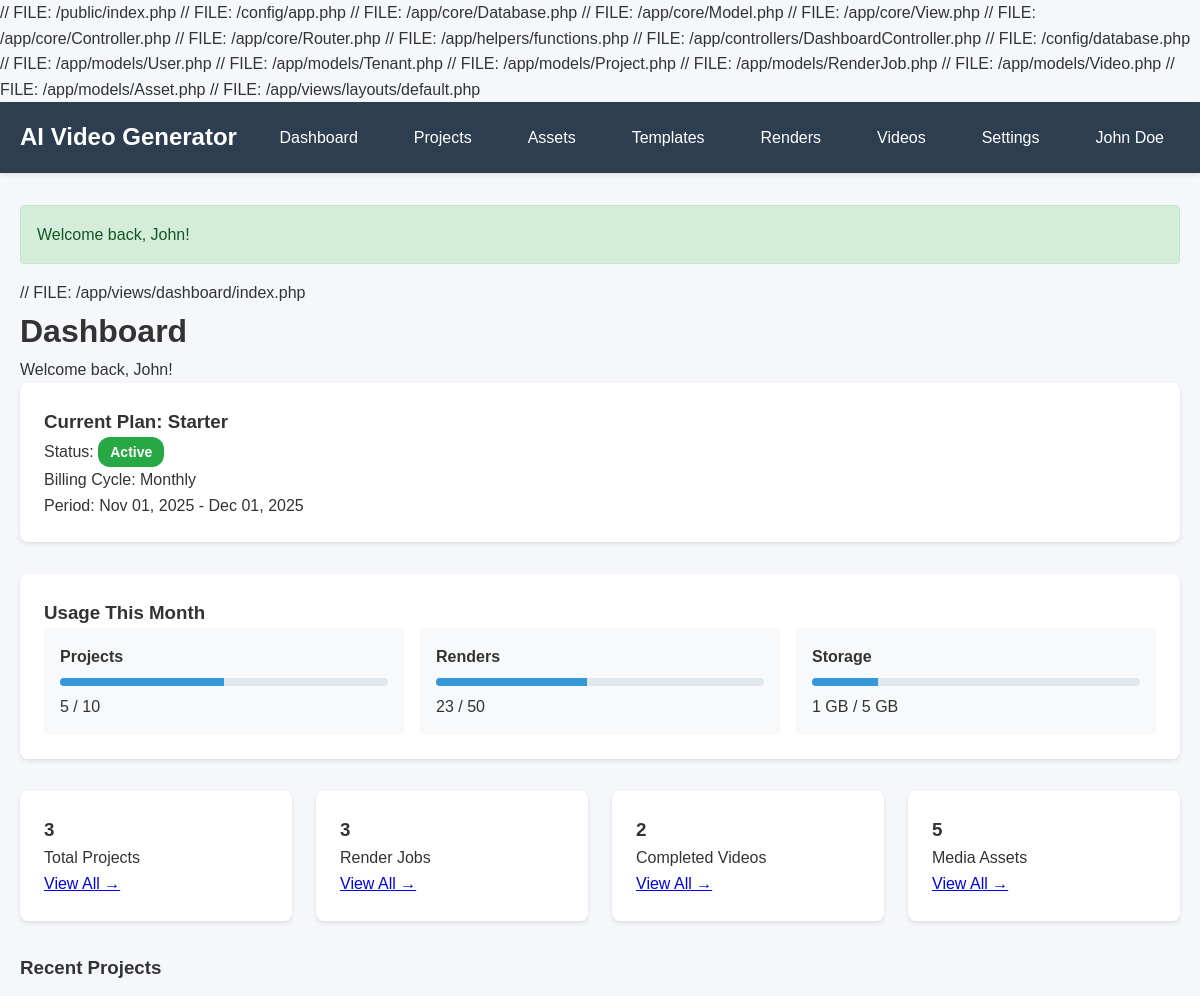
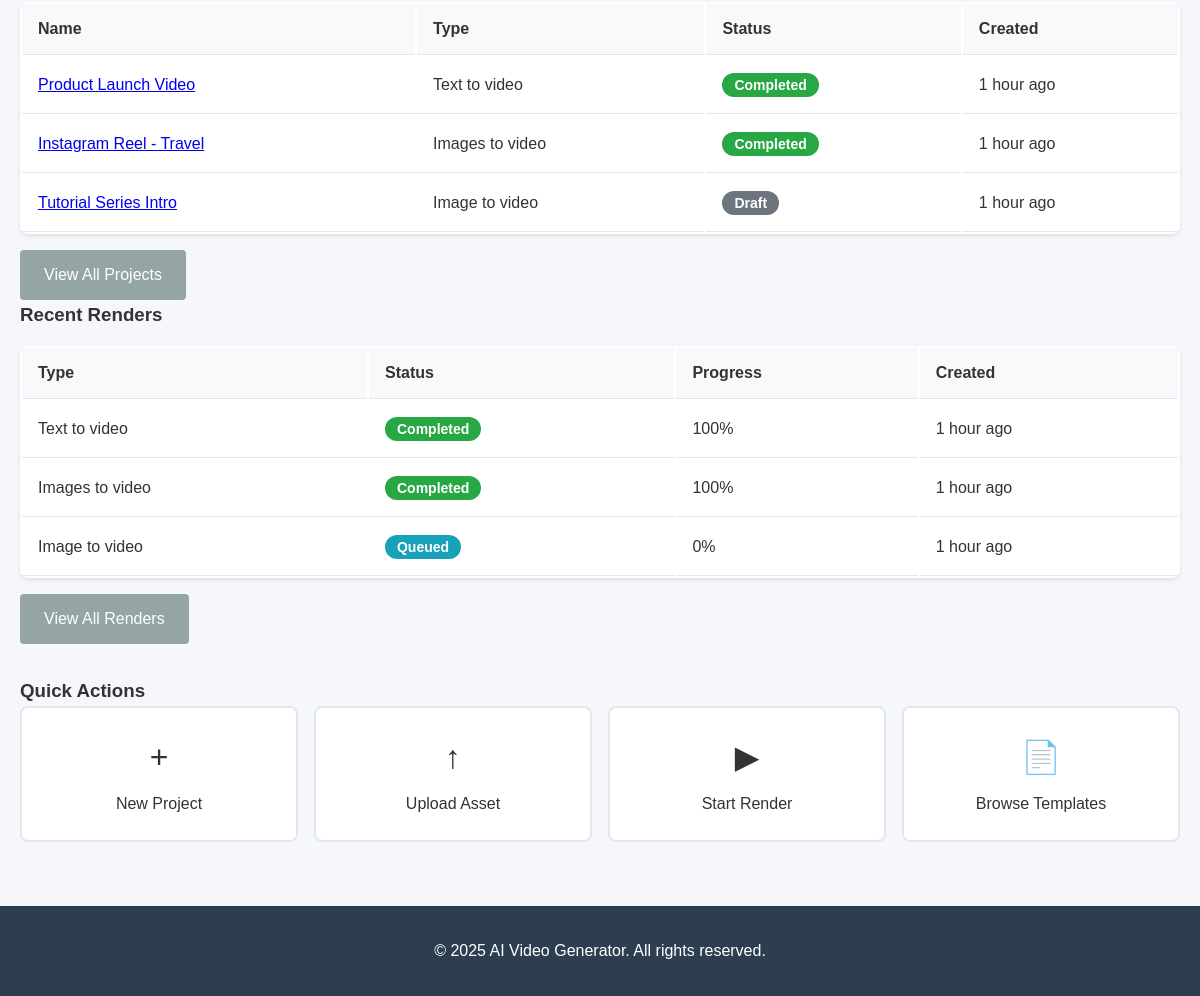
/dashboard (signed in), run on the app's committed database (2 pictures, top to bottom).
### tables this page shows
CREATE TABLE `users` (
  `id` INT UNSIGNED NOT NULL AUTO_INCREMENT,
  `tenant_id` INT UNSIGNED NOT NULL,
  `email` VARCHAR(255) NOT NULL,
  `password` VARCHAR(255) NOT NULL,
  `first_name` VARCHAR(100) NOT NULL,
  `last_name` VARCHAR(100) NOT NULL,
  `role` ENUM('platform_admin', 'tenant_admin', 'editor', 'viewer') DEFAULT 'editor',
  `status` ENUM('active', 'inactive') DEFAULT 'active',
  `last_login_at` TIMESTAMP NULL DEFAULT NULL,
  `created_at` TIMESTAMP DEFAULT CURRENT_TIMESTAMP,
  `updated_at` TIMESTAMP DEFAULT CURRENT_TIMESTAMP ON UPDATE CURRENT_TIMESTAMP,
  PRIMARY KEY (`id`),
  UNIQUE KEY `email` (`email`),
  KEY `tenant_id` (`tenant_id`),
  KEY `role` (`role`),
  CONSTRAINT `fk_users_tenant` FOREIGN KEY (`tenant_id`) REFERENCES `tenants` (`id`) ON DELETE CASCADE
);

CREATE TABLE `tenant_subscriptions` (
  `id` INT UNSIGNED NOT NULL AUTO_INCREMENT,
  `tenant_id` INT UNSIGNED NOT NULL,
  `plan_id` INT UNSIGNED NOT NULL,
  `status` ENUM('active', 'cancelled', 'expired', 'trial') DEFAULT 'trial',
  `billing_cycle` ENUM('monthly', 'yearly') DEFAULT 'monthly',
  `current_period_start` DATE NOT NULL,
  `current_period_end` DATE NOT NULL,
  `trial_ends_at` DATE DEFAULT NULL,
  `cancelled_at` TIMESTAMP NULL DEFAULT NULL,
  `created_at` TIMESTAMP DEFAULT CURRENT_TIMESTAMP,
  `updated_at` TIMESTAMP DEFAULT CURRENT_TIMESTAMP ON UPDATE CURRENT_TIMESTAMP,
  PRIMARY KEY (`id`),
  KEY `tenant_id` (`tenant_id`),
  KEY `plan_id` (`plan_id`),
  KEY `status` (`status`),
  CONSTRAINT `fk_subscriptions_tenant` FOREIGN KEY (`tenant_id`) REFERENCES `tenants` (`id`) ON DELETE CASCADE,
  CONSTRAINT `fk_subscriptions_plan` FOREIGN KEY (`plan_id`) REFERENCES `plans` (`id`)
);

CREATE TABLE `plans` (
  `id` INT UNSIGNED NOT NULL AUTO_INCREMENT,
  `name` VARCHAR(100) NOT NULL,
  `slug` VARCHAR(100) NOT NULL,
  `description` TEXT,
  `price_monthly` DECIMAL(10, 2) NOT NULL DEFAULT 0.00,
  `price_yearly` DECIMAL(10, 2) NOT NULL DEFAULT 0.00,
  `max_projects` INT DEFAULT -1 COMMENT '-1 = unlimited',
  `max_renders_per_month` INT DEFAULT -1,
  `max_render_minutes_per_month` INT DEFAULT -1,
  `max_storage_mb` INT DEFAULT -1,
  `max_team_members` INT DEFAULT -1,
  `features` TEXT COMMENT 'JSON encoded features',
  `is_active` TINYINT(1) DEFAULT 1,
  `sort_order` INT DEFAULT 0,
  `created_at` TIMESTAMP DEFAULT CURRENT_TIMESTAMP,
  `updated_at` TIMESTAMP DEFAULT CURRENT_TIMESTAMP ON UPDATE CURRENT_TIMESTAMP,
  PRIMARY KEY (`id`),
  UNIQUE KEY `slug` (`slug`)
);

CREATE TABLE `usage_tracking` (
  `id` INT UNSIGNED NOT NULL AUTO_INCREMENT,
  `tenant_id` INT UNSIGNED NOT NULL,
  `month` DATE NOT NULL,
  `projects_count` INT DEFAULT 0,
  `renders_count` INT DEFAULT 0,
  `render_minutes` INT DEFAULT 0,
  `storage_mb` INT DEFAULT 0,
  `created_at` TIMESTAMP DEFAULT CURRENT_TIMESTAMP,
  `updated_at` TIMESTAMP DEFAULT CURRENT_TIMESTAMP ON UPDATE CURRENT_TIMESTAMP,
  PRIMARY KEY (`id`),
  UNIQUE KEY `tenant_month` (`tenant_id`, `month`),
  KEY `tenant_id` (`tenant_id`),
  CONSTRAINT `fk_usage_tenant` FOREIGN KEY (`tenant_id`) REFERENCES `tenants` (`id`) ON DELETE CASCADE
);

CREATE TABLE `projects` (
  `id` INT UNSIGNED NOT NULL AUTO_INCREMENT,
  `tenant_id` INT UNSIGNED NOT NULL,
  `user_id` INT UNSIGNED NOT NULL,
  `name` VARCHAR(255) NOT NULL,
  `description` TEXT,
  `type` ENUM('text_to_video', 'image_to_video', 'video_to_video', 'images_to_video') NOT NULL,
  `platform_preset` VARCHAR(50) DEFAULT 'youtube_horizontal' COMMENT 'e.g., tiktok_vertical, youtube_horizontal, square_social',
  `aspect_ratio` VARCHAR(10) DEFAULT '16:9' COMMENT 'e.g., 16:9, 9:16, 1:1',
  `resolution` VARCHAR(20) DEFAULT '1080p' COMMENT 'e.g., 720p, 1080p, 4k',
  `status` ENUM('draft', 'ready', 'rendering', 'completed') DEFAULT 'draft',
  `created_at` TIMESTAMP DEFAULT CURRENT_TIMESTAMP,
  `updated_at` TIMESTAMP DEFAULT CURRENT_TIMESTAMP ON UPDATE CURRENT_TIMESTAMP,
  PRIMARY KEY (`id`),
  KEY `tenant_id` (`tenant_id`),
  KEY `user_id` (`user_id`),
  KEY `type` (`type`),
  KEY `status` (`status`),
  CONSTRAINT `fk_projects_tenant` FOREIGN KEY (`tenant_id`) REFERENCES `tenants` (`id`) ON DELETE CASCADE,
  CONSTRAINT `fk_projects_user` FOREIGN KEY (`user_id`) REFERENCES `users` (`id`) ON DELETE CASCADE
);

CREATE TABLE `render_jobs` (
  `id` INT UNSIGNED NOT NULL AUTO_INCREMENT,
  `tenant_id` INT UNSIGNED NOT NULL,
  `project_id` INT UNSIGNED NOT NULL,
  `user_id` INT UNSIGNED NOT NULL,
  `job_type` ENUM('text_to_video', 'image_to_video', 'video_to_video', 'images_to_video') NOT NULL,
  `status` ENUM('queued', 'processing', 'completed', 'failed') DEFAULT 'queued',
  `progress` INT DEFAULT 0 COMMENT 'Progress percentage 0-100',
  `parameters` TEXT COMMENT 'JSON encoded job parameters',
  `error_message` TEXT,
  `started_at` TIMESTAMP NULL DEFAULT NULL,
  `completed_at` TIMESTAMP NULL DEFAULT NULL,
  `created_at` TIMESTAMP DEFAULT CURRENT_TIMESTAMP,
  `updated_at` TIMESTAMP DEFAULT CURRENT_TIMESTAMP ON UPDATE CURRENT_TIMESTAMP,
  PRIMARY KEY (`id`),
  KEY `tenant_id` (`tenant_id`),
  KEY `project_id` (`project_id`),
  KEY `user_id` (`user_id`),
  KEY `status` (`status`),
  CONSTRAINT `fk_render_jobs_tenant` FOREIGN KEY (`tenant_id`) REFERENCES `tenants` (`id`) ON DELETE CASCADE,
  CONSTRAINT `fk_render_jobs_project` FOREIGN KEY (`project_id`) REFERENCES `projects` (`id`) ON DELETE CASCADE,
  CONSTRAINT `fk_render_jobs_user` FOREIGN KEY (`user_id`) REFERENCES `users` (`id`) ON DELETE CASCADE
);

### public/index.php (called while the page is built, shortened)
<?php
$config = require __DIR__ . '/../config/app.php';
require_once __DIR__ . '/../app/core/Database.php';
require_once __DIR__ . '/../app/core/Model.php';
require_once __DIR__ . '/../app/core/View.php';
require_once __DIR__ . '/../app/core/Controller.php';
require_once __DIR__ . '/../app/core/Router.php';
require_once __DIR__ . '/../app/helpers/functions.php';
$router = new Router();
$router->get('/', 'HomeController', 'index');
$router->get('/login', 'AuthController', 'login');
$router->post('/login', 'AuthController', 'loginPost');
$router->get('/register', 'AuthController', 'register');
$router->post('/register', 'AuthController', 'registerPost');
$router->get('/logout', 'AuthController', 'logout');
$router->get('/dashboard', 'DashboardController', 'index');
$router->get('/projects', 'ProjectController', 'index');
$router->get('/projects/create', 'ProjectController', 'create');
$router->post('/projects/create', 'ProjectController', 'store');
$router->get('/projects/:id', 'ProjectController', 'show');
$router->get('/projects/:id/edit', 'ProjectController', 'edit');
$router->post('/projects/:id/edit', 'ProjectController', 'update');
$router->post('/projects/:id/delete', 'ProjectController', 'delete');
$router->get('/projects/:id/scenes', 'SceneController', 'index');
$router->get('/projects/:id/scenes/create', 'SceneController', 'create');
$router->post('/projects/:id/scenes/create', 'SceneController', 'store');
$router->get('/scenes/:id/edit', 'SceneController', 'edit');
$router->post('/scenes/:id/edit', 'SceneController', 'update');
$router->post('/scenes/:id/delete', 'SceneController', 'delete');
$router->get('/assets', 'AssetController', 'index');
$router->get('/assets/upload', 'AssetController', 'upload');
$router->post('/assets/upload', 'AssetController', 'store');
$router->get('/assets/:id', 'AssetController', 'show');
$router->post('/assets/:id/delete', 'AssetController', 'delete');
$router->get('/templates', 'TemplateController', 'index');
$router->get('/templates/create', 'TemplateController', 'create');
$router->post('/templates/create', 'TemplateController', 'store');
$router->get('/templates/:id', 'TemplateController', 'show');
$router->post('/templates/:id/delete', 'TemplateController', 'delete');
$router->get('/renders', 'RenderController', 'index');
$router->get('/renders/create', 'RenderController', 'create');
$router->post('/renders/create', 'RenderController', 'store');
$router->get('/renders/:id', 'RenderController', 'show');
$router->post('/renders/:id/retry', 'RenderController', 'retry');
$router->get('/videos', 'VideoController', 'index');
$router->get('/videos/:id', 'VideoController', 'show');
$router->get('/videos/:id/download', 'VideoController', 'download');
$router->post('/videos/:id/duplicate', 'VideoController', 'duplicate');
$router->get('/tenant/settings', 'TenantController', 'settings');
$router->post('/tenant/settings', 'TenantController', 'updateSettings');
$router->get('/tenant/brand', 'TenantController', 'brand');
$router->post('/tenant/brand', 'TenantController', 'updateBrand');
$router->get('/users', 'UserController', 'index');
$router->get('/users/create', 'UserController', 'create');
$router->post('/users/create', 'UserController', 'store');
$router->get('/users/:id/edit', 'UserController', 'edit');
$router->post('/users/:id/edit', 'UserController', 'update');
$router->post('/users/:id/delete', 'UserController', 'delete');
$router->get('/subscription', 'SubscriptionController', 'index');
$router->get('/subscription/plans', 'SubscriptionController', 'plans');
$router->post('/subscription/subscribe', 'SubscriptionController', 'subscribe');
$router->get('/subscription/invoices', 'SubscriptionController', 'invoices');
$router->get('/subscription/usage', 'SubscriptionController', 'usage');
$router->get('/admin', 'AdminController', 'index');
$router->get('/admin/tenants', 'AdminController', 'tenants');
$router->get('/admin/plans', 'AdminController', 'plans');
$router->get('/admin/plans/create', 'AdminController', 'createPlan');
$router->post('/admin/plans/create', 'AdminController', 'storePlan');
$router->get('/api-keys', 'ApiKeyController', 'index');
$router->post('/api-keys/generate', 'ApiKeyController', 'generate');
$router->post('/api-keys/:id/revoke', 'ApiKeyController', 'revoke');
$router->post('/api/v1/render', 'ApiController', 'createRenderJob');
$router->get('/api/v1/render/:id', 'ApiController', 'getRenderJob');
$router->get('/analytics', 'AnalyticsController', 'index');
$router->get('/analytics/reports', 'AnalyticsController', 'reports');
$router->dispatch();

### app/views/dashboard/index.php (the view)
// FILE: /app/views/dashboard/index.php
<div class="dashboard">
    <h1>Dashboard</h1>
    <p class="subtitle">Welcome back, <?php echo $this->escape($user['first_name']); ?>!</p>
    <?php if ($subscription): ?>
        <div class="subscription-status">
            <h3>Current Plan: <?php echo $this->escape($subscription['plan_name']); ?></h3>
            <p>Status: <span class="badge badge-success"><?php echo ucfirst($subscription['status']); ?></span></p>
            <p>Billing Cycle: <?php echo ucfirst($subscription['billing_cycle']); ?></p>
            <p>Period: <?php echo formatDate($subscription['current_period_start'], 'M d, Y'); ?> - <?php echo formatDate($subscription['current_period_end'], 'M d, Y'); ?></p>
        </div>
        <div class="usage-overview">
            <h3>Usage This Month</h3>
            <div class="usage-grid">
                <div class="usage-card">
                    <h4>Projects</h4>
                    <div class="usage-bar">
                        <div class="usage-progress" style="width: <?php echo $usagePercent['projects'] ?? 0; ?>%"></div>
                    </div>
                    <p><?php echo $usage['projects_count']; ?> / <?php echo $subscription['max_projects'] == -1 ? 'Unlimited' : $subscription['max_projects']; ?></p>
                </div>
                <div class="usage-card">
                    <h4>Renders</h4>
                    <div class="usage-bar">
                        <div class="usage-progress" style="width: <?php echo $usagePercent['renders'] ?? 0; ?>%"></div>
                    </div>
                    <p><?php echo $usage['renders_count']; ?> / <?php echo $subscription['max_renders_per_month'] == -1 ? 'Unlimited' : $subscription['max_renders_per_month']; ?></p>
                </div>
                <div class="usage-card">
                    <h4>Storage</h4>
                    <div class="usage-bar">
                        <div class="usage-progress" style="width: <?php echo $usagePercent['storage'] ?? 0; ?>%"></div>
                    </div>
                    <p><?php echo formatBytes($usage['storage_mb'] * 1024 * 1024); ?> / <?php echo formatBytes($subscription['max_storage_mb'] * 1024 * 1024); ?></p>
                </div>
            </div>
        </div>
    <?php endif; ?>
    <div class="stats-grid">
        <div class="stat-card">
            <h3><?php echo $stats['total_projects']; ?></h3>
            <p>Total Projects</p>
            <a href="/projects">View All →</a>
        </div>
        <div class="stat-card">
            <h3><?php echo $stats['total_renders']; ?></h3>
            <p>Render Jobs</p>
            <a href="/renders">View All →</a>
        </div>
        <div class="stat-card">
            <h3><?php echo $stats['total_videos']; ?></h3>
            <p>Completed Videos</p>
            <a href="/videos">View All →</a>
        </div>
        <div class="stat-card">
            <h3><?php echo $stats['total_assets']; ?></h3>
            <p>Media Assets</p>
            <a href="/assets">View All →</a>
        </div>
    </div>
    <div class="dashboard-sections">
        <div class="section">
            <h3>Recent Projects</h3>
            <?php if (!empty($recentProjects)): ?>
                <table class="table">
                    <thead>
                        <tr>
                            <th>Name</th>
                            <th>Type</th>
                            <th>Status</th>
                            <th>Created</th>
                        </tr>
                    </thead>
                    <tbody>
                        <?php foreach ($recentProjects as $project): ?>
                            <tr>
                                <td><a href="/projects/<?php echo $project['id']; ?>"><?php echo $this->escape($project['name']); ?></a></td>
                                <td><?php echo str_replace('_', ' ', ucfirst($project['type'])); ?></td>
                                <td><span class="badge badge-<?php echo $project['status']; ?>"><?php echo ucfirst($project['status']); ?></span></td>
                                <td><?php echo timeAgo($project['created_at']); ?></td>
                            </tr>
                        <?php endforeach; ?>
                    </tbody>
                </table>
                <a href="/projects" class="btn btn-secondary">View All Projects</a>
            <?php else: ?>
                <p>No projects yet. <a href="/projects/create">Create your first project</a>!</p>
            <?php endif; ?>
        </div>
        <div class="section">
            <h3>Recent Renders</h3>
            <?php if (!empty($recentRenders)): ?>
                <table class="table">
                    <thead>
                        <tr>
                            <th>Type</th>
                            <th>Status</th>
                            <th>Progress</th>
                            <th>Created</th>
                        </tr>
                    </thead>
                    <tbody>
                        <?php foreach ($recentRenders as $render): ?>
                            <tr>
                                <td><?php echo str_replace('_', ' ', ucfirst($render['job_type'])); ?></td>
                                <td><span class="badge badge-<?php echo $render['status']; ?>"><?php echo ucfirst($render['status']); ?></span></td>
                                <td><?php echo $render['progress']; ?>%</td>
                                <td><?php echo timeAgo($render['created_at']); ?></td>
                            </tr>
                        <?php endforeach; ?>
                    </tbody>
                </table>
                <a href="/renders" class="btn btn-secondary">View All Renders</a>
            <?php else: ?>
                <p>No renders yet.</p>
            <?php endif; ?>
        </div>
    </div>
    <div class="quick-actions">
        <h3>Quick Actions</h3>
        <div class="actions-grid">
            <a href="/projects/create" class="action-btn">
                <span class="icon">+</span>
                <span>New Project</span>
            </a>
            <a href="/assets/upload" class="action-btn">
                <span class="icon">↑</span>
                <span>Upload Asset</span>
            </a>
            <a href="/renders/create" class="action-btn">
                <span class="icon">▶</span>
                <span>Start Render</span>
            </a>
            <a href="/templates" class="action-btn">
                <span class="icon">📄</span>
                <span>Browse Templates</span>
            </a>
        </div>
    </div>
</div>

### data on the page
users: first_name "John"
tenant_subscriptions: plan.name "Starter", status "Active", billing_cycle "Monthly", current_period_start "Nov 01, 2025", current_period_end "Dec 01, 2025", plan.max_projects "10", plan.max_renders_per_month "50", formatBytes($subscription['max_storage_mb']*1024*1024) "5 GB"
usage_tracking: projects_count "5", renders_count "23", formatBytes($usage['storage_mb']*1024*1024) "1 GB"
projects: name "Product Launch Video", type "Text to video", status "Completed", created_at "1 hour ago"
projects: name "Instagram Reel - Travel", type "Images to video", status "Completed", created_at "1 hour ago"
projects: name "Tutorial Series Intro", type "Image to video", status "Draft", created_at "1 hour ago"
render_jobs: job_type "Text to video", status "Completed", progress "100", created_at "1 hour ago"
render_jobs: job_type "Images to video", status "Completed", progress "100", created_at "1 hour ago"
render_jobs: job_type "Image to video", status "Queued", progress "0", created_at "1 hour ago"

### other printed values
$this->escape($_SESSION['user_name'] ?? 'User') "John Doe"
$flash "Welcome back, John!"
$stats['total_projects'] "3"
$stats['total_renders'] "3"
$stats['total_videos'] "2"
$stats['total_assets'] "5"
